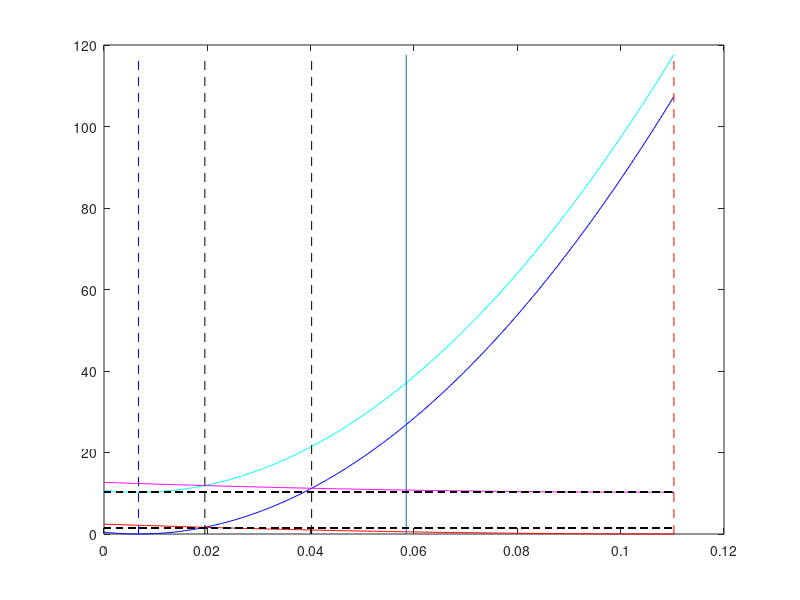

MATLAB code to generate this figure:
clc
clear
close all

x = linspace(0, 1, 256);
line = x;
%plot(x,line);
% hold on

Kmu = 1;
muNormalise = 2*sqrt(2) + 4;
l0 = 200*50;     c0 = 0.042026;
l1 = 200*1;   c1 = 0.103124;

% crossing point of energy functions
%p = c0 + (c1-c0)/(sqrt(l0/l1) + 1)
%e0 = l0*(p-c0)^2
%e1 = l1*(p-c1)^2

p = c0 + (c1-c0)/5.5;
e0 = l0*(p-c0)^2;
e1 = l1*(p-c1)^2;
lambda1 = 1.5/(p-c1)^2;
kLAM = ((c1-c0)/(p-c0)-1)^2;
lambda0 = lambda1*kLAM;
%v*255

% E(0) = l0*|v_i - c0|^2
E0 = l0*(x-c0).^2;
% E(1) = l1*|v_i - c1|^2
E1 = l1*(x-c1).^2;
% plot(x, E0, '-b');
% plot(x, E1, '-r');

% mean markers
y = [0, 1];
c0x = [c0 c0];
c1x = [c1 c1];
% plot(c0x, y, '--b');
% plot(c1x, y, '--r');


% mark absolute fg and bbg labels
e0_labels = zeros(256);
e1_labels = zeros(256);
for i=1:256
    if (E1(i)>E0(i)+Kmu*muNormalise)
        e1_labels(i)=1;
    end
    
    if (E0(i)>E1(i)+Kmu*muNormalise)
        e0_labels(i)=1;
    end
end

% grid on;
% 
% title('Normalised Pixel Intensity');
% xlabel('Normalised Pixel Intensity');
% ylabel('Data Energy Weights');
% l=legend('E^{i}(0)','E^{i}(1)');
% rect = [0.65 0.775 0.2 0.1]; % position of legend
% set(l,'Position',rect);


x = linspace(0.018, 0.019, 256);
s0 = 0.00211362; u0 = 0.010768;
s1 = 0.140498; u1 = 0.321058;

a = s1-s0;
b = 2*u1*s0 - 2*u0*s1;
c = (u0^2)*s1 - (u1^2)*s0 + 2*s0*s1*log(s0/s1);
x_ = (-b + sqrt(b*b - 4*a*c))/(2*c);

bgNorm = normpdf(x,u0,s0);
fgNorm = normpdf(x,u1,s1);
% figure
% plot(x,bgNorm,'-b', x,fgNorm,'-r');

%--------------------------------------------------------------------------
%--------------------------------------------------------------------------
%--------------------------------------------------------------------------
%--------------------------------------------------------------------------
%--------------------------------------------------------------------------
%--------------------------------------------------------------------------
%--------------------------------------------------------------------------
%--------------------------------------------------------------------------
%--------------------------------------------------------------------------
%--------------------------------------------------------------------------
%kMu = 1;    muNormalise = 2*sqrt(2) + 4;
alpha = 50;    l1 = 200; l0 = alpha*l1;   kMu = 1.5;    
c0 = 0.00668219;%0.05; %0.042026;  
c1 = 0.110302;%0.95; %0.103124;
fprintf('alpha = %f, l0 = %f, l1 = %f\n', alpha, l0, l1);
fprintf('c0 = %f, c1 = %f\n\n', c0, c1);

fprintf('kMu Calculation\n');
% The point at which the energies are equal
p1 = c0 + (c0-c1)/(sqrt(alpha)-1);
p2 = c0 + (c0-c1)/(-sqrt(alpha)-1);
fprintf('E(0) = E(1) at p = %f and %f\n',p1, p2);

% kMu lower bound
fMu_max = (2*sqrt(2)+4);
kMu_lb = ((2*c1*l1 - 2*c0*l0)^2/(4*(l0-l1)) - l0*c0^2 + l1*c1^2)/fMu_max;
fprintf('Lowerbound on kMu = %f\n',kMu_lb);

% h0 = c0
kMu_h0_c0 = (l1*(c0-c1)^2)/fMu_max;
fprintf('kMu for h0=c0: %f\n',kMu_h0_c0);

% % h0 = p
% kMu_h0_p = (l1*(p-c1)^2 - l0*(p-c0)^2)/fMu_max;
% fprintf('kMu for h0=p: %f\n',kMu_h0_p);
% 
% % h1 = p
% kMu_h1_p = (l0*(p-c0)^2 - l1*(p-c1)^2)/fMu_max;
% fprintf('kMu for h1=p: %f\n',kMu_h1_p);

% h1 = c1
kMu_h1_c1 = (l0*(c1-c0)^2)/fMu_max;
fprintf('kMu for h1=c1: %f\n',kMu_h1_c1);

fprintf('Complete\n\n');

% Plotting the Energy Function with the maximum smoothing shift
k = kMu*fMu_max;
fprintf('u = %f\n', k);
x = linspace(0,c1,256);
E0 = l0*(x-c0).^2;
E1 = l1*(x-c1).^2;
E0_shift = E0 + k;
E1_shift = E1 + k;

% alpha lower bound
alpha_min = k/(l1*(c1-c0)^2);
fprintf('Alpha lowerbound (h1=c1) = %f\n', alpha_min);

% alpha intersection
alpha_int = 1/((c1-c0)*sqrt(l1/k)-1)^2;
fprintf('Alpha intersection (h1=p) = %f\n', alpha_int);

% h1 (beyond this is definitely fg)
a = l0-l1;
b = -2*c0*l0 + 2*c1*l1;
c = l0*c0^2 - l1*c1^2 - k;
%h1_1 = (-b+sqrt(b^2-4*a*c))/(2*a)
h1_2 = (-b+sqrt(b^2-4*a*c))/(2*a);
fprintf('Beyond this is definitely FG. h1 = %f\n\n', h1_2);

% h0 (below this is definitely bg)
a = l1-l0;
b = -2*c1*l1 + 2*c0*l0;
c = l1*c1^2 - l0*c0^2 - k;
%h0_1 = (-b-sqrt(b^2-4*a*c))/(2*a)
%h0_2 = (-b+sqrt(b^2-4*a*c))/(2*a)

% mean markers
y = [0, E0_shift(256)];
c0x = [c0 c0];
c1x = [c1 c1];
px = [p2 p2];
muy = kMu*ones(256);
muy_shift = muy .* fMu_max;

figure
plot(x,E0,'-b', x,E1,'-r', x,E0_shift,'-c', x,E1_shift,'-m');
%plot(x,E0-E1,'-b');
hold on
plot(c0x,y,'--b', c1x,y,'--r', px,y,'--k', (c0x+c1x)/2,y, [h1_2 h1_2],y,'--k');
plot(x,muy,'k--', x,muy_shift,'k--');

% determining l1 from alpha and u
u_lowerb = (l1*(alpha*c0^2-c1^2))/(fMu_max)
u = 1;
h1 = 0.040187;
alpha_lowerb = c1^2/c0^2
l1 = (u*fMu_max)/(alpha*(h1-c0)^2-(h1-c1)^2);
l1_lowerb = (u*fMu_max)/(alpha*(h1-c0)^2-(h1-c1)^2)
fprintf('Manually set h1 = %f\n', h1);
fprintf('c1 = %f\n', c1)
fprintf('Calculation for l1 = %f\n', l1);
h1auto = ((alpha*c0-c1) + sqrt(alpha*(c0-c1)^2+(u*fMu_max)/l1*(alpha-1)))/(alpha-1);
fprintf('Reverse calculation for h1 = %f\n', h1auto);

c0 = 0.00668382;
c1 = 0.110308;
s0 = 0.00780965;
s1 = 0.0766097;
a = s1-s0;
b = 2*c0*s1-2*c1*s0;
c = c0^2*s1-c1^2*s0-2*s0^2;
gauss_equ = (-b + sqrt(b^2 - 4*a*c))/(2*a)
pe = gauss_equ/3.1
%pe = c0+1*s0;
alpha_calc = ((c1-c0)/(pe-c0)-1)^2
J0 = l0*c0^2;
J1 = 200*c1^2;




















% x = linspace(-10,10,200);
% a = [1, 1, 1];
% b = [0, -5, 5];
% c = [0, 0, 0];
% %y = [a(1)*x.^2 + b(1)*x + c(1), a(2)*x.^2 + b(2)*x + c(2), a(3)*x.^2 + b(3)*x + c(3)];
% y1 = a(1)*x.^2 + b(1)*x + c(1);
% y2 = a(2)*x.^2 + b(2)*x + c(2);
% y3 = a(3)*x.^2 + b(3)*x + c(3);
% figure
% plot(x,y1,'r', x,y2,'g', x,y3,'b');
% grid on
% %plot(x,y1,'r');


% % h1 (beyond this is definitely fg)
% a = linspace(0,5,100);
% b = -2*c0*l0 + 2*c1*l1;
% c = l0*c0^2 - l1*c1^2 - k;
% h = ones(100);
% for i=1:100
%     h(i) = ((a(i)*c0-c1)+sqrt(a(i)*(c0-c1)^2+(k/l1)*(a(i)-1)))/(a(i)-1);
% end
% 
% figure
% plot(a,h);
